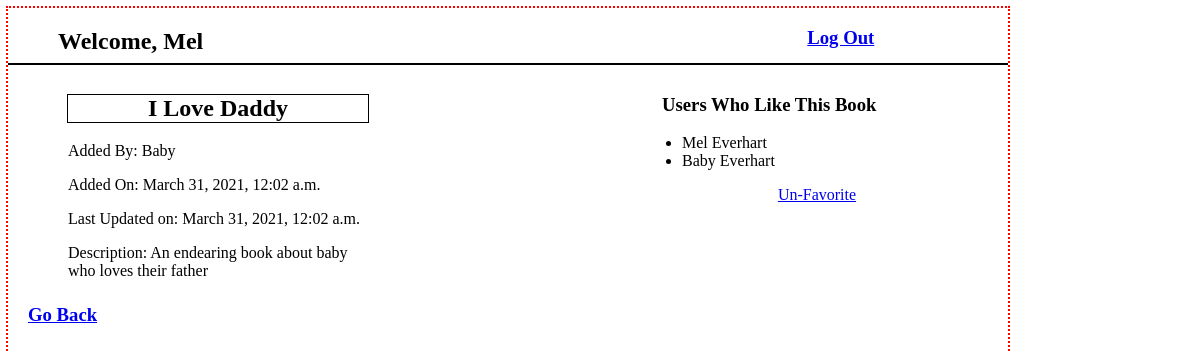
/books/5 (signed in), run on the app's committed database.
### userbookapp/models.py (models this page shows, shortened)
class User(models.Model):
    fname = models.CharField(max_length=25)
    lname = models.CharField(max_length=30)
    email = models.EmailField()
    password = models.CharField(max_length=50)
    created_at = models.DateTimeField(auto_now_add=True)
    updated_at = models.DateTimeField(auto_now=True)
    objects = UserManager()

class Book(models.Model):
    title = models.CharField(max_length=100)
    desc = models.TextField()
    created_at = models.DateTimeField(auto_now_add=True)
    updated_at = models.DateTimeField(auto_now=True)
    uploaded_by = models.ForeignKey(User, related_name="books_uploaded", on_delete=models.CASCADE)
    users_who_fav = models.ManyToManyField(User, related_name="fav_books")
    objects = BookManager()

### userbookapp/views.py (the view)
# urls.py: path('books/<int:book_id>', views.bookInfo),
def bookInfo(request, book_id):
    context = {
        'book': Book.objects.get(id=book_id),
        'this_user': User.objects.get(id=request.session['user_id'])
    }
    return render(request, "bookinfo.html", context)

### userbookapp/templates/bookinfo.html (shortened to what this page needs)
<!DOCTYPE html>
<html lang="en">
<head>
    {% load static %}
    <link rel="stylesheet" href={% static 'css/bookinfostyles.css' %}>
</head>
<body>
    <div id="container">
        <div class="header">
            <h2>Welcome, {{request.session.name}}</h2>
            <h3><a href="/logout">Log Out</a></h3>
        </div>
        <div class="book_info">
            <h2>{{book.title}}</h2>
            <p>Added By: {{book.uploaded_by.fname}}</p>
            <p>Added On: {{book.created_at}}</p>
            <p>Last Updated on: {{book.updated_at}}</p>
            {% if book.uploaded_by.id == this_user.id  %}
                <form action="/books/{{book.id}}/edit" method="post">
                {% csrf_token %}
                    <label for="editdesc">Description</label>
                    <textarea name="editdesc" id="editdesc" cols="30" rows="5">{{book.desc}}</textarea>
                    <input type="submit" value="Update">
                    <button><a href="/books/{{book.id}}/delete">Delete</a></button>
                </form>
            {% else %}
                <p>Description: {{book.desc}}</p>
            {% endif %}
        </div>
        <div class="user_info">
            <h3>Users Who Like This Book</h3>
            <ul>
            {% for user in book.users_who_fav.all %}
                <li>{{user.fname}} {{user.lname}}</li>
            {% endfor %}
            </ul>
            {% if this_user in book.users_who_fav.all %}
                <p><a href="/unFavorite/{{book.id}}">Un-Favorite</a></p>
            {% else %}
                <p><a href="/addFavorite/{{book.id}}">Add to Favorites</a></p>
            {% endif %}
        </div>
        <h3><a href="/books">Go Back</a></h3>
    </div>
</body>
</html>

### userbookapp/static/css/bookinfostyles.css (style rules this page uses)
#container { height: 1000px; width: 1000px; outline: dotted red 2px; }
.header { border-bottom: solid black 2px; height: 50px; width: 100%; padding-bottom: 5px; }
.header h2 { display: inline-block; text-align: left; vertical-align: middle; margin-left: 5%; }
#container .header h3 { display: inline-block; text-align: right; vertical-align: top; margin-left: 60%; }
.book_info { width: 30%; height: 200px; padding: 10px; display: inline-block; margin-left: 5%; }
.book_info h2 { outline: solid black 1px; text-align: center; }
.user_info { width: 35%; height: auto; display: inline-block; margin-left: 25%; vertical-align: top; padding: 10px; }
.user_info p { text-align: center; }
#container h3 { margin-left: 20px; }

### data on the page
User: session.name "Mel", fname "Mel", lname "Everhart"
Book: title "I Love Daddy", uploaded_by.fname "Baby", created_at "March 31, 2021, 12:02 a.m.", updated_at "March 31, 2021, 12:02 a.m.", desc "An endearing book about baby who loves their father"
User: fname "Baby", lname "Everhart"
